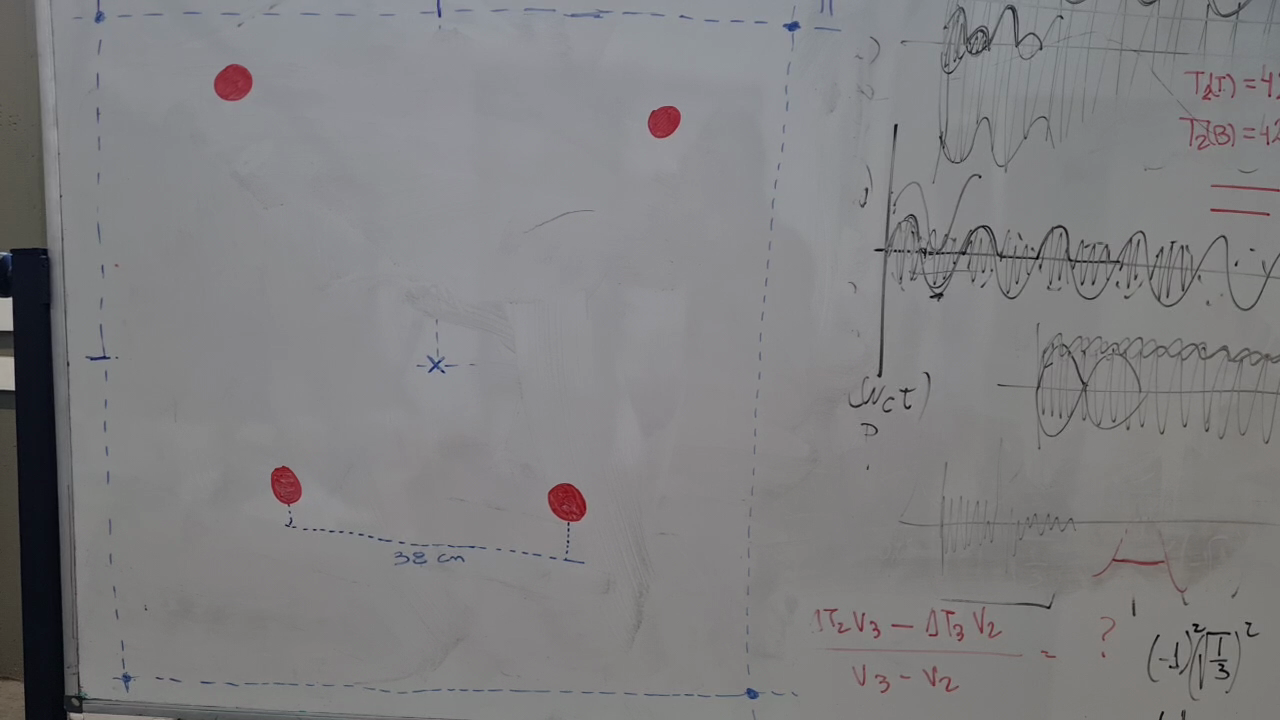
#> input picture test_perspectiva/pruba.png, 1280 x 720 px
$ python pers.py
#> lines starting #> are read from the running program, lines starting #| are printed output that depends on the picture; after the words box and inside, x2 and y2 are one past the last pixel; in counts of white or black regions, pixels touching at a corner belong together; long printed decimals are rounded
import cv2
import matplotlib.pyplot as plt
import numpy as np
import numpy.linalg as npla

low_red = np.array([159, 50, 70])
high_red = np.array([180, 255, 255])

rojo = (low_red, high_red, "Rojo")

def detectar_rojo(frame, color):
    hsv = cv2.cvtColor(frame, cv2.COLOR_BGR2HSV)
    mask = cv2.inRange(hsv, color[0], color[1])
    contours, hierarchy = cv2.findContours(mask, cv2.RETR_EXTERNAL, cv2.CHAIN_APPROX_SIMPLE)

    contours_sorted = sorted(contours, key=cv2.contourArea, reverse=True)[:4]

    for i in contours_sorted:
        area = cv2.contourArea(i)
        nuevoContorno = cv2.convexHull(i)
        cv2.drawContours(frame, [nuevoContorno], -1, (200,5,255), 2)

    return contours_sorted

def interseccion(p1, p2, p3, p4):
    # Definir las ecuaciones de las rectas en la forma ax + by = c
    a1, b1, c1 = p2[1] - p1[1], p1[0] - p2[0], p1[0] * (p2[1] - p1[1]) - p1[1] * (p2[0] - p1[0])
    a2, b2, c2 = p4[1] - p3[1], p3[0] - p4[0], p3[0] * (p4[1] - p3[1]) - p3[1] * (p4[0] - p3[0])

    # Construir el sistema de ecuaciones lineales
    sistema_ecuaciones = np.array([[a1, b1], [a2, b2]])
    terminos_independientes = np.array([c1, c2])

    # Resolver el sistema de ecuaciones
    try:
        interseccion = np.linalg.solve(sistema_ecuaciones, terminos_independientes)
        return tuple(interseccion)
    except np.linalg.LinAlgError:
        # Las rectas son paralelas y no tienen intersección
        return None

def centros(frame, cont):
    M = []
    if len(cont) >= 1:
        for c in cont:
            # Calcular centro de cada contorno
            Mc = cv2.moments(c)
            if Mc['m00'] == 0:
                cx = 0
                cy = 0
            else:
                cx = int(Mc['m10'] / Mc['m00'])
                cy = int(Mc['m01'] / Mc['m00'])
            M.append((cx, cy))
        # print("M =", M)
    else:
        # print("M =", [(0, 0), (0, 0), (0,0), (0,0)])
        M = [(0, 0), (0, 0), (0,0), (0,0)]

    N = np.float32([M[1],
                    M[3],
                    M[2],
                    M[0]])

    return N

def unwarp(img, src, dst, testing):

    h, w = img.shape[:2]
    # use cv2.getPerspectiveTransform() to get M, the transform matrix, and Minv, the inverse
    M = cv2.getPerspectiveTransform(src, dst)

    print("Matriz de transformacion A:\n", M, "\n")

    M_1 = npla.inv(M)
    print("Matriz inversa:\n", M_1, "\n")

    b = np.array([1, 0, 0])
    print("Vector unitario prueba x':\n", b, "\n")

    b_1 = M_1.dot(b)
    print("x=inv(M).x' :\n", b_1, "\n")

    s = M.dot(b_1)
    print(f"Vector M.x=x' que debería ser mas o menos x'{b}:\n", s)#, s[:2], "\n")
    # print("Submatriz de la inversa que es la que me importa (por coord x y):\n", M_1[:2, :2], "\n")

    # use cv2.warpPerspective() to warp your image to a top-down view
    warped = cv2.warpPerspective(img, M, (w, h), flags=cv2.INTER_LINEAR)

    x_11 = np.array([M[0][0], M[1][0]])
    x_12 = np.array([M[0][1], M[1][1]])

    print("\n", "x_11:", x_11, "x_12:", x_12)

    inter = interseccion(src[1], src[2], src[3], src[0])

    inter_t = (M[:2, :2].dot(inter)[0] + 1280, M[:2, :2].dot(inter)[1] + 720) # NO SIRVE
    print("interseccion:", (int(inter[0]), int(inter[1])), (int(inter_t[0]), int(inter_t[1])))

    warped = cv2.resize(warped, (720, 720), interpolation = cv2.INTER_LINEAR)

    if testing:
        f, (ax1, ax2) = plt.subplots(1, 2, figsize=(20, 10))
        ax1.imshow(img)
        x = [src[0][0], src[2][0], src[3][0], src[1][0], src[0][0]]
        y = [src[0][1], src[2][1], src[3][1], src[1][1], src[0][1]]

        ax1.plot(x, y, color='cyan', alpha=0.75, linewidth=2, solid_capstyle='round')
        ax1.plot([inter[0]], [inter[1]], 'r+')
        ax1.set_ylim([h, 0])
        ax1.set_xlim([0, w])
        ax2.imshow(cv2.flip(warped, 1))
        ax2.plot([int(720/2)], [int(720/2)], 'r+')
        plt.show()
    else:
        return warped, M

img = cv2.imread("pruba.png", cv2.IMREAD_COLOR)
#> img is the input picture: shape (720, 1280, 3); mean B, G, R 129.2, 127.7, 128.1

w, h = img.shape[0], img.shape[1]
#> w = 720; h = 1280

puntos = detectar_rojo(img, rojo)
#> in detectar_rojo, `hsv = cv2.cvtColor(frame, cv2.COLOR_BGR2HSV)`: hsv: shape (720, 1280, 3); mean H, S, V 82.8, 11.1, 130.8
#> in detectar_rojo, `mask = cv2.inRange(hsv, color[0], color[1])`:
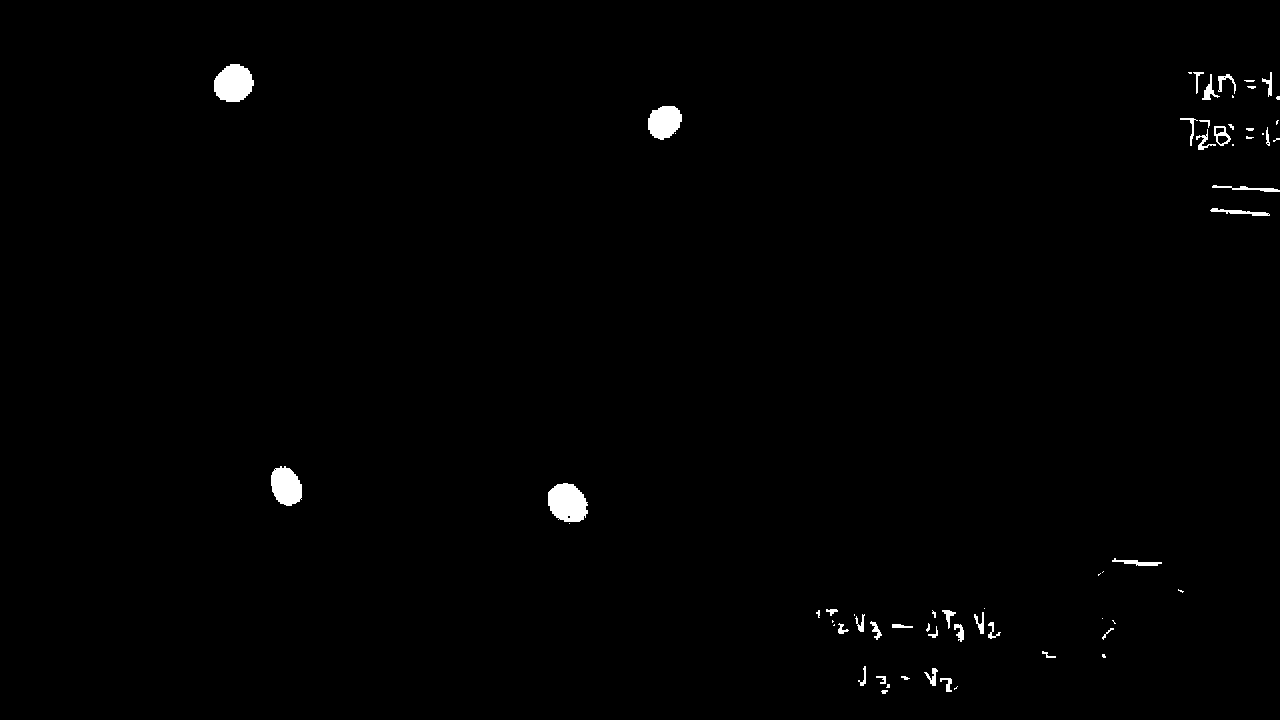
#> mask: shape (720, 1280); 0.76% white; 63 white regions (26 under 20 px)
#> in detectar_rojo, `contours, hierarchy = cv2.findContours(mask, cv2.RETR_EXTERNAL, cv2.CH..`: contours = 63 contours, 34 with area under 20; largest, box (x1, y1, x2, y2) and area: (548, 483, 588, 522) 1148, (214, 64, 254, 102) 1101, (271, 466, 302, 506) 886, (648, 106, 682, 140) 824, (1214, 126, 1231, 146) 212
#> in detectar_rojo, `contours_sorted = sorted(contours, key=cv2.contourArea, reverse=True)[..`: contours_sorted = 4 contours; box (x1, y1, x2, y2) and area: (548, 483, 588, 522) 1148, (214, 64, 254, 102) 1101, (271, 466, 302, 506) 886, (648, 106, 682, 140) 824
#> the loop in detectar_rojo, `for i in contours_sorted:` made 4 passes
#> area on passes 1 to 4: 1148, 1101, 886, 824
#> after the loop in detectar_rojo, `for i in contours_sorted:`:
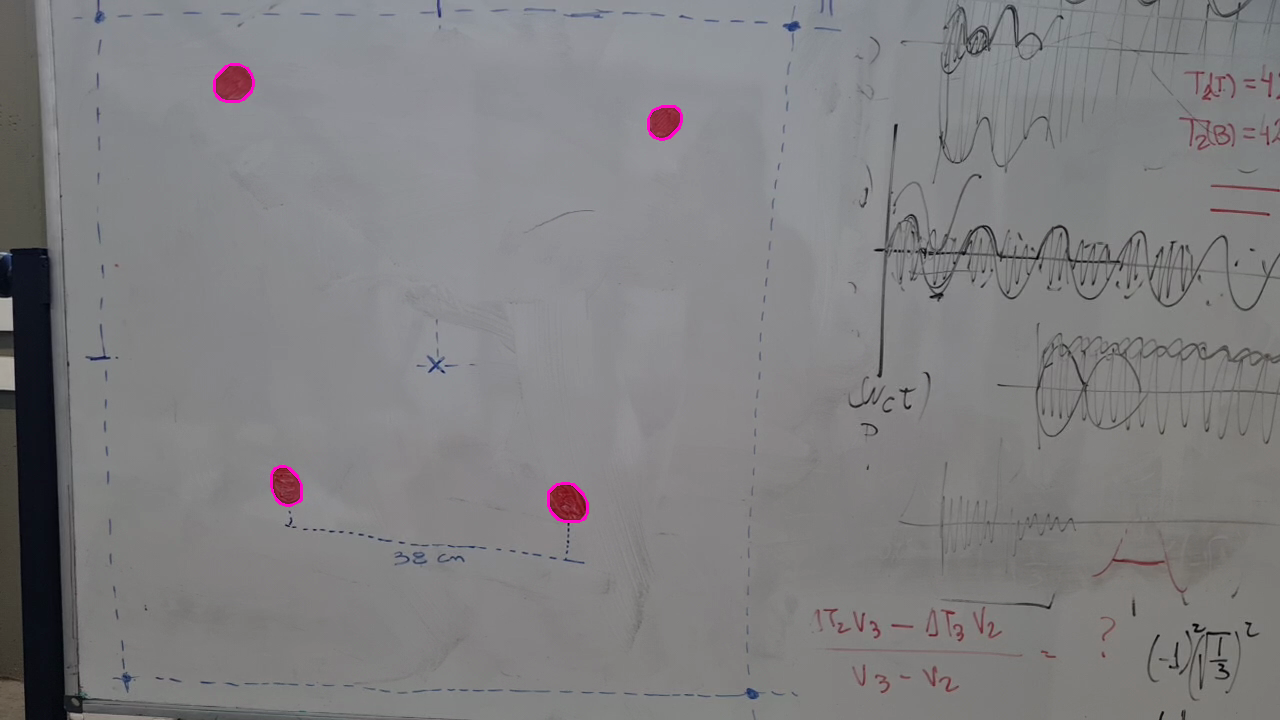
#> frame: shape (720, 1280, 3); 0.15% of pixels changed, all inside (x1, y1, x2, y2) = (213, 63, 683, 523)
#> puntos has the same summary as contours_sorted in detectar_rojo
src = centros(img, puntos)
#> the loop in centros, `for c in cont:` made 4 passes
#> (cx, cy) on passes 1 to 4: (567, 502), (233, 83), (285, 485), (664, 121)
#> after the loop in centros, `for c in cont:`: M = [(567, 502), (233, 83), (285, 485), (664, 121)]
#> in centros, `N = np.float32([M[1], M[3], M[2], M[0]])`: N = [[233, 83], [664, 121], [285, 485], [567, 502]]
#> src = [[233, 83], [664, 121], [285, 485], [567, 502]]

dst = np.float32([(h, 0),
                  (0, 0),
                  (h, w),
                  (0, w)])

print("src:", src, "\n")
#| src: [[233.  83.]
#|  [664. 121.]
#|  [285. 485.]
#|  [567. 502.]]
print("dst:", dst, "\n")
#| dst: [[1280.    0.]
#|  [   0.    0.]
#|  [1280.  720.]
#|  [   0.  720.]]

img_rgb = cv2.cvtColor(img, cv2.COLOR_BGR2RGB)
unwarp(img_rgb, src, dst, True)
#> in unwarp, `M = cv2.getPerspectiveTransform(src, dst)`: M = [[-2.71, -0.691, 1884.8], [-0.0969, 1.1, -68.66], [6.53e-06, -0.000815, 1]]
#| Matriz de transformacion A:
#|  [[-2.71268383e+00 -6.90630791e-01  1.88478839e+03]
#|  [-9.69275825e-02  1.09936284e+00 -6.86629893e+01]
#|  [ 6.52832516e-06 -8.14536035e-04  1.00000000e+00]]
#> in unwarp, `M_1 = npla.inv(M)`: M_1 = [[-0.378, 0.306, 733.1], [-0.0349, 0.987, 133.6], [-2.6e-05, 0.000802, 1.1]]
#| Matriz inversa:
#|  [[-3.77801283e-01  3.05807382e-01  7.33073120e+02]
#|  [-3.49327329e-02  9.86649592e-01  1.33587120e+02]
#|  [-2.59875601e-05  8.01665237e-04  1.10402578e+00]]
#> in unwarp, `b_1 = M_1.dot(b)`: b_1 = [-0.378, -0.0349, -2.6e-05]
#| x=inv(M).x' :
#|  [-3.77801283e-01 -3.49327329e-02 -2.59875601e-05]
#> in unwarp, `s = M.dot(b_1)`: s = [1, 9.29e-18, -3.39e-21]
#| Vector M.x=x' que debería ser mas o menos x'[1 0 0]:
#|  [ 1.00000000e+00  9.28719193e-18 -3.38813179e-21]
#> in unwarp, `warped = cv2.warpPerspective(img, M, (w, h), flags=cv2.INTER_LINEAR)`:
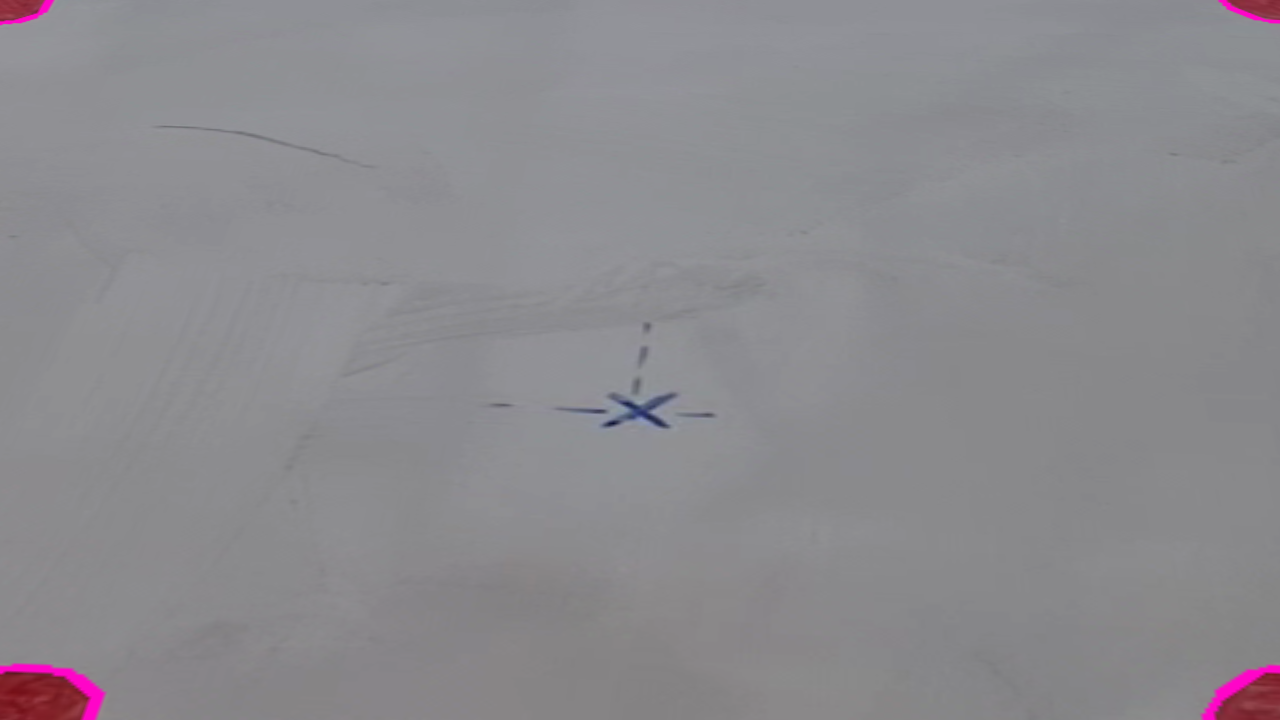
#> warped: shape (720, 1280, 3); mean R, G, B 140, 138.5, 142.6
#> in unwarp, `x_11 = np.array([M[0][0], M[1][0]])`: x_11 = [-2.71, -0.0969]
#> in unwarp, `x_12 = np.array([M[0][1], M[1][1]])`: x_12 = [-0.691, 1.1]
#|  x_11: [-2.713 -0.09693] x_12: [-0.6906  1.099]
#> in interseccion, `a1, b1, c1 = p2[1] - p1[1], p1[0] - p2[0], p1[0] * (p2[1] - p1[1]) - p..`: a1 = 364; b1 = 379; c1 = 287555
#> in interseccion, `a2, b2, c2 = p4[1] - p3[1], p3[0] - p4[0], p3[0] * (p4[1] - p3[1]) - p..`: a2 = -419; b2 = 334; c2 = -69905
#> in interseccion, `sistema_ecuaciones = np.array([[a1, b1], [a2, b2]])`: sistema_ecuaciones = [[364, 379], [-419, 334]]
#> in interseccion, `terminos_independientes = np.array([c1, c2])`: terminos_independientes = [287555, -69905]
#> in interseccion, `interseccion = np.linalg.solve(sistema_ecuaciones, terminos_independie..`: interseccion = [437, 339]
#> in unwarp, `inter = interseccion(src[1], src[2], src[3], src[0])`: inter = (437, 339)
#> in unwarp, `inter_t = (M[:2, :2].dot(inter)[0] + 1280, M[:2, :2].dot(inter)[1] + 7..`: inter_t = (-139.7, 1050.3)
#| interseccion: (437, 338) (-139, 1050)
#> in unwarp, `warped = cv2.resize(warped, (720, 720), interpolation = cv2.INTER_LINE..`:
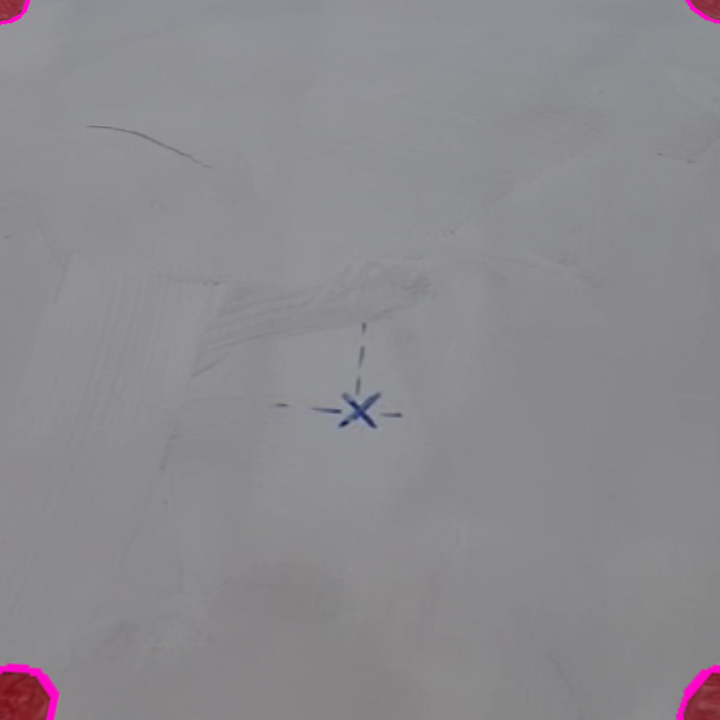
#> warped: shape (720, 720, 3); mean R, G, B 140, 138.5, 142.6
#> in unwarp, `x = [src[0][0], src[2][0], src[3][0], src[1][0], src[0][0]]`: x = [233, 285, 567, 664, 233]
#> in unwarp, `y = [src[0][1], src[2][1], src[3][1], src[1][1], src[0][1]]`: y = [83, 485, 502, 121, 83]
#> in unwarp, `plt.show()`:
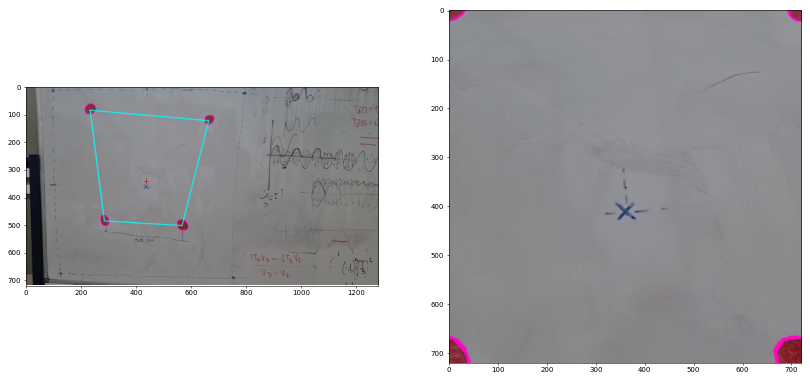
#> figure drawn by matplotlib, 2 panels
